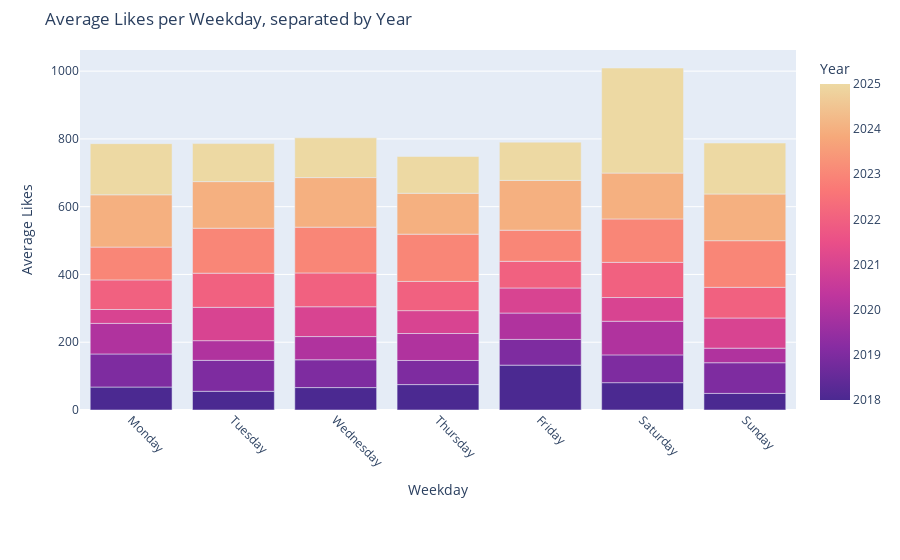

The code cell stored with this chart in its notebook:
### Markdown cell above
#### Average Likes per Weekday, seperated by year

### Code cell
posts = session.query(Post).all()
df_posts = pd.DataFrame([{
    'id': p.id,
    'date_local': p.date_local,
    'content_type': p.content_type,
    'like_count': p.like_count or 0,
    'comment_count': p.comment_count or 0,
    'caption_hashtags': p.caption_hashtags or [],
    'caption_mentions': p.caption_mentions or []
} for p in posts])

df_posts['year'] = df_posts['date_local'].dt.year
df_posts['weekday'] = df_posts['date_local'].dt.day_name()

ordered_days = ['Monday', 'Tuesday', 'Wednesday', 'Thursday', 'Friday', 'Saturday', 'Sunday']
df_posts['weekday'] = pd.Categorical(df_posts['weekday'], categories=ordered_days, ordered=True)

df_grouped = df_posts.groupby(['year', 'weekday'], observed=True)['like_count'].mean().reset_index()
df_grouped.rename(columns={'like_count': 'average_likes'}, inplace=True)

fig = px.bar(
    df_grouped,
    x='weekday',
    y='average_likes',
    color='year',
    barmode='group',
    title='Average Likes per Weekday, separated by Year',
    labels={'weekday': 'Weekday', 'year': 'Year', 'average_likes': 'Average Likes'},
    color_continuous_scale="Agsunset"
)

fig.update_layout(
    xaxis_tickangle=45,
    margin=dict(t=50, b=150)
)

fig.show()

### Figure 1 — Plotly figure (JSON) as saved in the notebook; plotly's stock layout.template omitted (floating-point values rounded to 4 significant figures)
{"data": [{"alignmentgroup": "True", "hovertemplate": "Weekday=%{x}<br>Average Likes=%{y}<br>Year=%{marker.color}<extra></extra>", "legendgroup": "", "marker": {"color": [2018, 2018, 2018, 2018, 2018, 2018, 2018, 2019, 2019, 2019, 2019, 2019, 2019, 2019, 2020, 2020, 2020, 2020, 2020, 2020, 2020, 2021, 2021, 2021, 2021, 2021, 2021, 2021, 2022, 2022, 2022, 2022, 2022, 2022, 2022, 2023, 2023, 2023, 2023, 2023, 2023, 2023, 2024, 2024, 2024, 2024, 2024, 2024, 2024, 2025, 2025, 2025, 2025, 2025, 2025, 2025], "coloraxis": "coloraxis", "pattern": {"shape": ""}}, "name": "", "offsetgroup": "", "orientation": "v", "showlegend": false, "textposition": "auto", "type": "bar", "x": ["Monday", "Tuesday", "Wednesday", "Thursday", "Friday", "Saturday", "Sunday", "Monday", "Tuesday", "Wednesday", "Thursday", "Friday", "Saturday", "Sunday", "Monday", "Tuesday", "Wednesday", "Thursday", "Friday", "Saturday", "Sunday", "Monday", "Tuesday", "Wednesday", "Thursday", "Friday", "Saturday", "Sunday", "Monday", "Tuesday", "Wednesday", "Thursday", "Friday", "Saturday", "Sunday", "Monday", "Tuesday", "Wednesday", "Thursday", "Friday", "Saturday", "Sunday", "Monday", "Tuesday", "Wednesday", "Thursday", "Friday", "Saturday", "Sunday", "Monday", "Tuesday", "Wednesday", "Thursday", "Friday", "Saturday", "Sunday"], "xaxis": "x", "y": [67.75, 55.2, 66.2, 75.0, 132.4, 80.67, 49.0, 97.57, 91.31, 82.0, 71.14, 75.88, 82.0, 90.5, 90.25, 58.11, 68.5, 79.6, 77.8, 99.25, 43.0, 41.0, 98.33, 88.0, 67.5, 74.0, 70.0, 89.0, 87.36, 100.8, 99.78, 86.2, 78.7, 103.8, 90.57, 96.78, 132.7, 135.1, 139.4, 91.86, 128.1, 137.5, 154.3, 137.6, 146.3, 120.7, 146.9, 135.4, 137.8, 150.9, 112.2, 117.4, 108.5, 112.9, 310.1, 150.4], "yaxis": "y"}], "layout": {"barmode": "group", "coloraxis": {"colorbar": {"title": {"text": "Year"}}, "colorscale": [[0, "rgb(75, 41, 145)"], [0.1667, "rgb(135, 44, 162)"], [0.3333, "rgb(192, 54, 157)"], [0.5, "rgb(234, 79, 136)"], [0.6667, "rgb(250, 120, 118)"], [0.8333, "rgb(246, 169, 122)"], [1, "rgb(237, 217, 163)"]]}, "legend": {"tracegroupgap": 0}, "margin": {"b": 150, "t": 50}, "title": {"text": "Average Likes per Weekday, separated by Year"}, "xaxis": {"anchor": "y", "domain": [0, 1], "tickangle": 45, "title": {"text": "Weekday"}}, "yaxis": {"anchor": "x", "domain": [0, 1], "title": {"text": "Average Likes"}}}}
